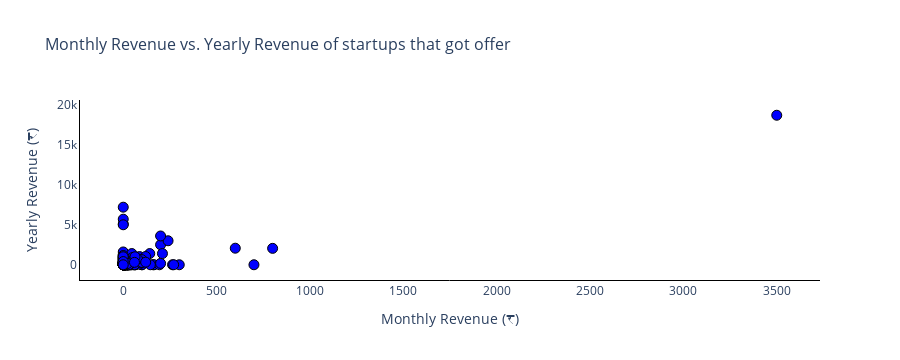

Notebook code for this chart:
### Code cell
# Plot monthly vs yearly revenue

data = {
    'yearly_revenue': yearly_revenue,
    'monthly_sales': monthly_revenue
}
plot_df = pd.DataFrame(data)

# Prepare data for plotting
yearly_revenue = plot_df['yearly_revenue'].round(2)
monthly_revenue = plot_df['monthly_sales'].round(2)

fig = go.Figure()

# Add trace for monthly revenue
fig.add_trace(go.Scatter(
    x=plot_df['monthly_sales'],
    y=plot_df['yearly_revenue'],
    mode='markers',
    marker=dict(
        color='blue',
        size=10,
        symbol='circle',
        line=dict(width=1, color='black')
    ),
    name='Monthly Revenue'
))

# Update layout for better readability
fig.update_layout(
    title='Monthly Revenue vs. Yearly Revenue of startups that got offer',
    xaxis_title='Monthly Revenue (₹)',
    yaxis_title='Yearly Revenue (₹)',
    plot_bgcolor='white',
    paper_bgcolor='white',
    xaxis=dict(
        showline=True,
        linewidth=1,
        linecolor='black'
    ),
    yaxis=dict(
        showline=True,
        linewidth=1,
        linecolor='black'
    ),
    legend=dict(
        x=0.1,
        y=1.1,
        orientation='h'
    ),
    title_font_size=16
)

fig.show()

### Figure 1 — Plotly figure (JSON) as saved in the notebook; plotly's stock layout.template omitted (floating-point values rounded to 4 significant figures; data arrays with more than 128 entries replaced by an {"elided": "..."} marker saying what was removed)
{"data": [{"marker": {"color": "blue", "line": {"color": "black", "width": 1}, "size": 10, "symbol": "circle"}, "mode": "markers", "name": "Monthly Revenue", "type": "scatter", "x": {"elided": "321 float values"}, "y": {"elided": "321 int values"}}], "layout": {"height": 360, "legend": {"orientation": "h", "x": 0.1, "y": 1.1}, "paper_bgcolor": "white", "plot_bgcolor": "white", "title": {"font": {"size": 16}, "text": "Monthly Revenue vs. Yearly Revenue of startups that got offer"}, "xaxis": {"autorange": true, "linecolor": "black", "linewidth": 1, "range": [-226.2, 3726.0], "showline": true, "showspikes": false, "title": {"text": "Monthly Revenue (₹)"}, "type": "linear"}, "yaxis": {"autorange": true, "linecolor": "black", "linewidth": 1, "range": [-1908.0, 20610.0], "showline": true, "showspikes": false, "title": {"text": "Yearly Revenue (₹)"}, "type": "linear"}}}
